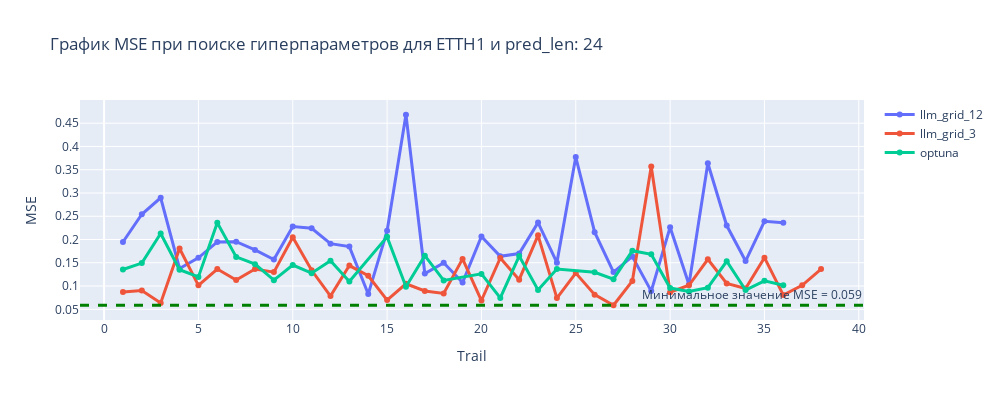
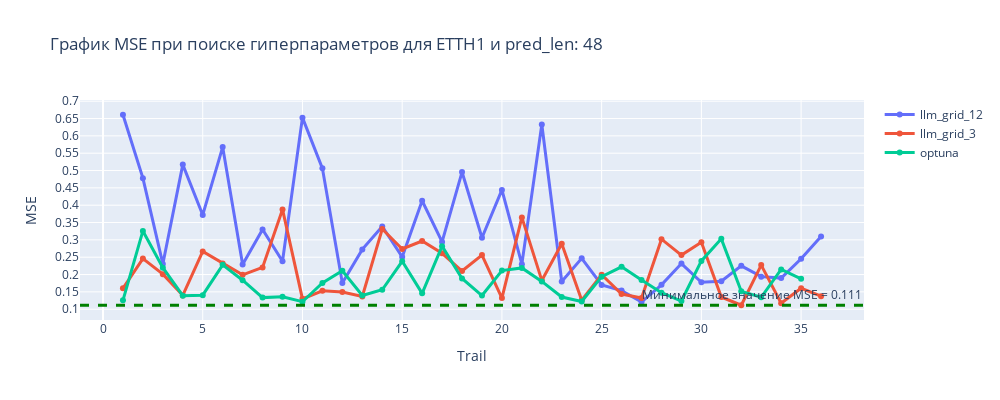
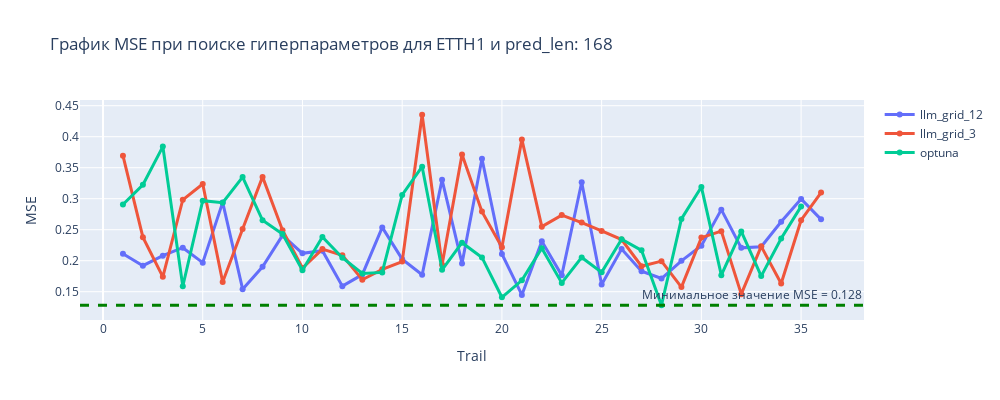

Notebook source saved alongside these figures, in order:
### Code cell
for pred_len in data_etth_1.keys():
    fig = plot_graph(
        data = data_etth_1[pred_len],
        title = f"График MSE при поиске гиперпараметров для ETTH1 и pred_len: {pred_len}"
    )
    fig.show()
    # fig.write_image(f"image/ETTH1_pred_len_{pred_len}.png", width = 1000, height = 400)  # векторный формат

### Figure 1 — Plotly figure (JSON) as saved in the notebook; plotly's stock layout.template omitted (floating-point values rounded to 4 significant figures)
{"data": [{"line": {"width": 3}, "mode": "lines+markers", "name": "llm_grid_12", "type": "scatter", "x": [1, 2, 3, 4, 5, 6, 7, 8, 9, 10, 11, 12, 13, 14, 15, 16, 17, 18, 19, 20, 21, 22, 23, 24, 25, 26, 27, 28, 29, 30, 31, 32, 33, 34, 35, 36], "y": [0.1947, 0.2543, 0.2898, 0.1378, 0.1607, 0.1947, 0.1953, 0.1776, 0.157, 0.2278, 0.2241, 0.1911, 0.1848, 0.08276, 0.2186, 0.4681, 0.127, 0.1499, 0.1074, 0.2066, 0.1639, 0.1699, 0.2363, 0.1503, 0.3773, 0.2158, 0.1299, 0.1636, 0.08912, 0.2263, 0.1033, 0.3639, 0.23, 0.1538, 0.239, 0.2359]}, {"line": {"width": 3}, "mode": "lines+markers", "name": "llm_grid_3", "type": "scatter", "x": [1, 2, 3, 4, 5, 6, 7, 8, 9, 10, 11, 12, 13, 14, 15, 16, 17, 18, 19, 20, 21, 22, 23, 24, 25, 26, 27, 28, 29, 30, 31, 32, 33, 34, 35, 36, 37, 38], "y": [0.08702, 0.09055, 0.0635, 0.1807, 0.1015, 0.1365, 0.1129, 0.1366, 0.1299, 0.2047, 0.1339, 0.07847, 0.144, 0.1222, 0.06985, 0.1048, 0.08941, 0.08414, 0.1583, 0.0689, 0.1604, 0.1136, 0.209, 0.0741, 0.1279, 0.08147, 0.05872, 0.111, 0.3569, 0.0866, 0.1017, 0.1574, 0.1054, 0.09465, 0.1609, 0.0806, 0.1016, 0.1365]}, {"line": {"width": 3}, "mode": "lines+markers", "name": "optuna", "type": "scatter", "x": [1, 2, 3, 4, 5, 6, 7, 8, 9, 10, 11, 12, 13, 15, 16, 17, 18, 20, 21, 22, 23, 24, 26, 27, 28, 29, 30, 31, 32, 33, 34, 35, 36], "y": [0.1356, 0.1494, 0.2128, 0.1352, 0.1197, 0.236, 0.1626, 0.147, 0.1127, 0.1451, 0.1277, 0.1545, 0.1097, 0.2057, 0.09849, 0.1652, 0.112, 0.1262, 0.07438, 0.1644, 0.09147, 0.1368, 0.1296, 0.1147, 0.1759, 0.1681, 0.0957, 0.08816, 0.09657, 0.1533, 0.09143, 0.1112, 0.1016]}], "layout": {"annotations": [{"showarrow": false, "text": "Минимальное значение MSE = 0.059", "x": 1, "xanchor": "right", "xref": "x domain", "y": 0.05872, "yanchor": "bottom", "yref": "y"}], "height": 400, "shapes": [{"line": {"color": "green", "dash": "dash", "width": 3}, "type": "line", "x0": 0, "x1": 1, "xref": "x domain", "y0": 0.05872, "y1": 0.05872, "yref": "y"}], "title": {"text": "График MSE при поиске гиперпараметров для ETTH1 и pred_len: 24"}, "width": 1000, "xaxis": {"title": {"text": "Trail"}}, "yaxis": {"dtick": 0.05, "tickmode": "linear", "title": {"text": "MSE"}}}}

### Figure 2 — Plotly figure (JSON) as saved in the notebook; plotly's stock layout.template omitted (floating-point values rounded to 4 significant figures)
{"data": [{"line": {"width": 3}, "mode": "lines+markers", "name": "llm_grid_12", "type": "scatter", "x": [1, 2, 3, 4, 5, 6, 7, 8, 9, 10, 11, 12, 13, 14, 15, 16, 17, 18, 19, 20, 21, 22, 23, 24, 25, 26, 27, 28, 29, 30, 31, 32, 33, 34, 35, 36], "y": [0.6609, 0.478, 0.2305, 0.5171, 0.3719, 0.5677, 0.2291, 0.3302, 0.2383, 0.6525, 0.5063, 0.1759, 0.2726, 0.3387, 0.2508, 0.4129, 0.294, 0.4956, 0.306, 0.4441, 0.2299, 0.6327, 0.1798, 0.2467, 0.1698, 0.1537, 0.1207, 0.1703, 0.2317, 0.1776, 0.1808, 0.2251, 0.1939, 0.1897, 0.2455, 0.3097]}, {"line": {"width": 3}, "mode": "lines+markers", "name": "llm_grid_3", "type": "scatter", "x": [1, 2, 3, 4, 5, 6, 7, 8, 9, 10, 11, 12, 13, 14, 15, 16, 17, 18, 19, 20, 21, 22, 23, 24, 25, 26, 27, 28, 29, 30, 31, 32, 33, 34, 35, 36], "y": [0.1603, 0.246, 0.2011, 0.1398, 0.2665, 0.232, 0.1991, 0.2206, 0.3878, 0.1299, 0.1529, 0.1496, 0.1367, 0.3312, 0.2738, 0.2967, 0.2613, 0.2101, 0.2561, 0.132, 0.3649, 0.183, 0.2887, 0.1261, 0.1993, 0.1438, 0.1322, 0.302, 0.256, 0.2929, 0.1352, 0.1114, 0.2272, 0.1171, 0.1604, 0.1376]}, {"line": {"width": 3}, "mode": "lines+markers", "name": "optuna", "type": "scatter", "x": [1, 2, 3, 4, 5, 6, 7, 8, 9, 10, 11, 12, 13, 14, 15, 16, 17, 18, 19, 20, 21, 22, 23, 24, 25, 26, 27, 28, 29, 30, 31, 32, 33, 34, 35], "y": [0.1255, 0.3258, 0.2199, 0.1391, 0.1406, 0.2279, 0.1836, 0.1334, 0.136, 0.1216, 0.1759, 0.2111, 0.1394, 0.1561, 0.2383, 0.1458, 0.2819, 0.1887, 0.1394, 0.2115, 0.2191, 0.1802, 0.1351, 0.1221, 0.1939, 0.2222, 0.1841, 0.1475, 0.1236, 0.2392, 0.3029, 0.1515, 0.1344, 0.2147, 0.1878]}], "layout": {"annotations": [{"showarrow": false, "text": "Минимальное значение MSE = 0.111", "x": 1, "xanchor": "right", "xref": "x domain", "y": 0.1114, "yanchor": "bottom", "yref": "y"}], "height": 400, "shapes": [{"line": {"color": "green", "dash": "dash", "width": 3}, "type": "line", "x0": 0, "x1": 1, "xref": "x domain", "y0": 0.1114, "y1": 0.1114, "yref": "y"}], "title": {"text": "График MSE при поиске гиперпараметров для ETTH1 и pred_len: 48"}, "width": 1000, "xaxis": {"title": {"text": "Trail"}}, "yaxis": {"dtick": 0.05, "tickmode": "linear", "title": {"text": "MSE"}}}}

### Figure 3 — Plotly figure (JSON) as saved in the notebook; plotly's stock layout.template omitted (floating-point values rounded to 4 significant figures)
{"data": [{"line": {"width": 3}, "mode": "lines+markers", "name": "llm_grid_12", "type": "scatter", "x": [1, 2, 3, 4, 5, 6, 7, 8, 9, 10, 11, 12, 13, 14, 15, 16, 17, 18, 19, 20, 21, 22, 23, 24, 25, 26, 27, 28, 29, 30, 31, 32, 33, 34, 35, 36], "y": [0.2114, 0.1919, 0.2081, 0.2209, 0.1968, 0.2941, 0.1541, 0.1902, 0.2408, 0.2119, 0.2162, 0.159, 0.1776, 0.2537, 0.2025, 0.1774, 0.3304, 0.1956, 0.3645, 0.2109, 0.1448, 0.2315, 0.1763, 0.3266, 0.1615, 0.2188, 0.183, 0.1713, 0.1999, 0.224, 0.2823, 0.2208, 0.2226, 0.2627, 0.2995, 0.2667]}, {"line": {"width": 3}, "mode": "lines+markers", "name": "llm_grid_3", "type": "scatter", "x": [1, 2, 3, 4, 5, 6, 7, 8, 9, 10, 11, 12, 13, 14, 15, 16, 17, 18, 19, 20, 21, 22, 23, 24, 25, 26, 27, 28, 29, 30, 31, 32, 33, 34, 35, 36], "y": [0.3694, 0.2379, 0.174, 0.2983, 0.3238, 0.1656, 0.2512, 0.3352, 0.2492, 0.1882, 0.2187, 0.2087, 0.1693, 0.186, 0.1986, 0.4354, 0.1934, 0.3712, 0.2792, 0.2218, 0.3957, 0.2549, 0.2736, 0.2616, 0.2479, 0.2342, 0.1911, 0.1993, 0.1574, 0.2373, 0.2476, 0.146, 0.2231, 0.1632, 0.2653, 0.3099]}, {"line": {"width": 3}, "mode": "lines+markers", "name": "optuna", "type": "scatter", "x": [1, 2, 3, 4, 5, 6, 7, 8, 9, 10, 11, 12, 13, 14, 15, 16, 17, 18, 19, 20, 21, 22, 23, 24, 25, 26, 27, 28, 29, 30, 31, 32, 33, 34, 35], "y": [0.2906, 0.3225, 0.3841, 0.1588, 0.2968, 0.2935, 0.335, 0.2651, 0.2429, 0.1847, 0.2381, 0.2048, 0.1795, 0.1811, 0.3061, 0.3516, 0.1853, 0.229, 0.2053, 0.141, 0.1683, 0.2202, 0.1642, 0.2053, 0.1812, 0.2348, 0.2167, 0.1281, 0.2673, 0.319, 0.1767, 0.2472, 0.1752, 0.2358, 0.2876]}], "layout": {"annotations": [{"showarrow": false, "text": "Минимальное значение MSE = 0.128", "x": 1, "xanchor": "right", "xref": "x domain", "y": 0.1281, "yanchor": "bottom", "yref": "y"}], "height": 400, "shapes": [{"line": {"color": "green", "dash": "dash", "width": 3}, "type": "line", "x0": 0, "x1": 1, "xref": "x domain", "y0": 0.1281, "y1": 0.1281, "yref": "y"}], "title": {"text": "График MSE при поиске гиперпараметров для ETTH1 и pred_len: 168"}, "width": 1000, "xaxis": {"title": {"text": "Trail"}}, "yaxis": {"dtick": 0.05, "tickmode": "linear", "title": {"text": "MSE"}}}}
